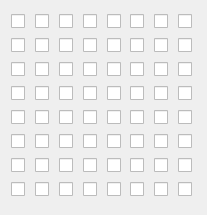
<?xml version="1.0" encoding="UTF-8"?>
<ui version="4.0">
 <class>Matrix88</class>
 <widget class="QWidget" name="Matrix88">
  <property name="geometry">
   <rect>
    <x>0</x>
    <y>0</y>
    <width>207</width>
    <height>215</height>
   </rect>
  </property>
  <property name="windowTitle">
   <string>Form</string>
  </property>
  <layout class="QGridLayout" name="gridLayout">
   <item row="0" column="0">
    <widget class="QCheckBox" name="pixel11">
     <property name="text">
      <string/>
     </property>
    </widget>
   </item>
   <item row="0" column="1">
    <widget class="QCheckBox" name="pixel12">
     <property name="text">
      <string/>
     </property>
    </widget>
   </item>
   <item row="0" column="2">
    <widget class="QCheckBox" name="pixel13">
     <property name="text">
      <string/>
     </property>
    </widget>
   </item>
   <item row="0" column="3">
    <widget class="QCheckBox" name="pixel14">
     <property name="text">
      <string/>
     </property>
    </widget>
   </item>
   <item row="0" column="4">
    <widget class="QCheckBox" name="pixel15">
     <property name="text">
      <string/>
     </property>
    </widget>
   </item>
   <item row="0" column="5">
    <widget class="QCheckBox" name="pixel16">
     <property name="text">
      <string/>
     </property>
    </widget>
   </item>
   <item row="0" column="6">
    <widget class="QCheckBox" name="pixel17">
     <property name="text">
      <string/>
     </property>
    </widget>
   </item>
   <item row="0" column="7">
    <widget class="QCheckBox" name="pixel18">
     <property name="text">
      <string/>
     </property>
    </widget>
   </item>
   <item row="1" column="0">
    <widget class="QCheckBox" name="pixel21">
     <property name="text">
      <string/>
     </property>
    </widget>
   </item>
   <item row="1" column="1">
    <widget class="QCheckBox" name="pixel22">
     <property name="text">
      <string/>
     </property>
    </widget>
   </item>
   <item row="1" column="2">
    <widget class="QCheckBox" name="pixel23">
     <property name="text">
      <string/>
     </property>
    </widget>
   </item>
   <item row="1" column="3">
    <widget class="QCheckBox" name="pixel24">
     <property name="text">
      <string/>
     </property>
    </widget>
   </item>
   <item row="1" column="4">
    <widget class="QCheckBox" name="pixel25">
     <property name="text">
      <string/>
     </property>
    </widget>
   </item>
   <item row="1" column="5">
    <widget class="QCheckBox" name="pixel26">
     <property name="text">
      <string/>
     </property>
    </widget>
   </item>
   <item row="1" column="6">
    <widget class="QCheckBox" name="pixel27">
     <property name="text">
      <string/>
     </property>
    </widget>
   </item>
   <item row="1" column="7">
    <widget class="QCheckBox" name="pixel28">
     <property name="text">
      <string/>
     </property>
    </widget>
   </item>
   <item row="2" column="0">
    <widget class="QCheckBox" name="pixel31">
     <property name="text">
      <string/>
     </property>
    </widget>
   </item>
   <item row="2" column="1">
    <widget class="QCheckBox" name="pixel32">
     <property name="text">
      <string/>
     </property>
    </widget>
   </item>
   <item row="2" column="2">
    <widget class="QCheckBox" name="pixel33">
     <property name="text">
      <string/>
     </property>
    </widget>
   </item>
   <item row="2" column="3">
    <widget class="QCheckBox" name="pixel34">
     <property name="text">
      <string/>
     </property>
    </widget>
   </item>
   <item row="2" column="4">
    <widget class="QCheckBox" name="pixel35">
     <property name="text">
      <string/>
     </property>
    </widget>
   </item>
   <item row="2" column="5">
    <widget class="QCheckBox" name="pixel36">
     <property name="text">
      <string/>
     </property>
    </widget>
   </item>
   <item row="2" column="6">
    <widget class="QCheckBox" name="pixel37">
     <property name="text">
      <string/>
     </property>
    </widget>
   </item>
   <item row="2" column="7">
    <widget class="QCheckBox" name="pixel38">
     <property name="text">
      <string/>
     </property>
    </widget>
   </item>
   <item row="3" column="0">
    <widget class="QCheckBox" name="pixel41">
     <property name="text">
      <string/>
     </property>
    </widget>
   </item>
   <item row="3" column="1">
    <widget class="QCheckBox" name="pixel42">
     <property name="text">
      <string/>
     </property>
    </widget>
   </item>
   <item row="3" column="2">
    <widget class="QCheckBox" name="pixel43">
     <property name="text">
      <string/>
     </property>
    </widget>
   </item>
   <item row="3" column="3">
    <widget class="QCheckBox" name="pixel44">
     <property name="text">
      <string/>
     </property>
    </widget>
   </item>
   <item row="3" column="4">
    <widget class="QCheckBox" name="pixel45">
     <property name="text">
      <string/>
     </property>
    </widget>
   </item>
   <item row="3" column="5">
    <widget class="QCheckBox" name="pixel46">
     <property name="text">
      <string/>
     </property>
    </widget>
   </item>
   <item row="3" column="6">
    <widget class="QCheckBox" name="pixel47">
     <property name="text">
      <string/>
     </property>
    </widget>
   </item>
   <item row="3" column="7">
    <widget class="QCheckBox" name="pixel48">
     <property name="text">
      <string/>
     </property>
    </widget>
   </item>
   <item row="4" column="0">
    <widget class="QCheckBox" name="pixel51">
     <property name="text">
      <string/>
     </property>
    </widget>
   </item>
   <item row="4" column="1">
    <widget class="QCheckBox" name="pixel52">
     <property name="text">
      <string/>
     </property>
    </widget>
   </item>
   <item row="4" column="2">
    <widget class="QCheckBox" name="pixel53">
     <property name="text">
      <string/>
     </property>
    </widget>
   </item>
   <item row="4" column="3">
    <widget class="QCheckBox" name="pixel54">
     <property name="text">
      <string/>
     </property>
    </widget>
   </item>
   <item row="4" column="4">
    <widget class="QCheckBox" name="pixel55">
     <property name="text">
      <string/>
     </property>
    </widget>
   </item>
   <item row="4" column="5">
    <widget class="QCheckBox" name="pixel56">
     <property name="text">
      <string/>
     </property>
    </widget>
   </item>
   <item row="4" column="6">
    <widget class="QCheckBox" name="pixel57">
     <property name="text">
      <string/>
     </property>
    </widget>
   </item>
   <item row="4" column="7">
    <widget class="QCheckBox" name="pixel58">
     <property name="text">
      <string/>
     </property>
    </widget>
   </item>
   <item row="5" column="0">
    <widget class="QCheckBox" name="pixel61">
     <property name="text">
      <string/>
     </property>
    </widget>
   </item>
   <item row="5" column="1">
    <widget class="QCheckBox" name="pixel62">
     <property name="text">
      <string/>
     </property>
    </widget>
   </item>
   <item row="5" column="2">
    <widget class="QCheckBox" name="pixel63">
     <property name="text">
      <string/>
     </property>
    </widget>
   </item>
   <item row="5" column="3">
    <widget class="QCheckBox" name="pixel64">
     <property name="text">
      <string/>
     </property>
    </widget>
   </item>
   <item row="5" column="4">
    <widget class="QCheckBox" name="pixel65">
     <property name="text">
      <string/>
     </property>
    </widget>
   </item>
   <item row="5" column="5">
    <widget class="QCheckBox" name="pixel66">
     <property name="text">
      <string/>
     </property>
    </widget>
   </item>
   <item row="5" column="6">
    <widget class="QCheckBox" name="pixel67">
     <property name="text">
      <string/>
     </property>
    </widget>
   </item>
   <item row="5" column="7">
    <widget class="QCheckBox" name="pixel68">
     <property name="text">
      <string/>
     </property>
    </widget>
   </item>
   <item row="6" column="0">
    <widget class="QCheckBox" name="pixel71">
     <property name="text">
      <string/>
     </property>
    </widget>
   </item>
   <item row="6" column="1">
    <widget class="QCheckBox" name="pixel72">
     <property name="text">
      <string/>
     </property>
    </widget>
   </item>
   <item row="6" column="2">
    <widget class="QCheckBox" name="pixel73">
     <property name="text">
      <string/>
     </property>
    </widget>
   </item>
   <item row="6" column="3">
    <widget class="QCheckBox" name="pixel74">
     <property name="text">
      <string/>
     </property>
    </widget>
   </item>
   <item row="6" column="4">
    <widget class="QCheckBox" name="pixel75">
     <property name="text">
      <string/>
     </property>
    </widget>
   </item>
   <item row="6" column="5">
    <widget class="QCheckBox" name="pixel76">
     <property name="text">
      <string/>
     </property>
    </widget>
   </item>
   <item row="6" column="6">
    <widget class="QCheckBox" name="pixel77">
     <property name="text">
      <string/>
     </property>
    </widget>
   </item>
   <item row="6" column="7">
    <widget class="QCheckBox" name="pixel78">
     <property name="text">
      <string/>
     </property>
    </widget>
   </item>
   <item row="7" column="0">
    <widget class="QCheckBox" name="pixel81">
     <property name="text">
      <string/>
     </property>
    </widget>
   </item>
   <item row="7" column="1">
    <widget class="QCheckBox" name="pixel82">
     <property name="text">
      <string/>
     </property>
    </widget>
   </item>
   <item row="7" column="2">
    <widget class="QCheckBox" name="pixel83">
     <property name="text">
      <string/>
     </property>
    </widget>
   </item>
   <item row="7" column="3">
    <widget class="QCheckBox" name="pixel84">
     <property name="text">
      <string/>
     </property>
    </widget>
   </item>
   <item row="7" column="4">
    <widget class="QCheckBox" name="pixel85">
     <property name="text">
      <string/>
     </property>
    </widget>
   </item>
   <item row="7" column="5">
    <widget class="QCheckBox" name="pixel86">
     <property name="text">
      <string/>
     </property>
    </widget>
   </item>
   <item row="7" column="6">
    <widget class="QCheckBox" name="pixel87">
     <property name="text">
      <string/>
     </property>
    </widget>
   </item>
   <item row="7" column="7">
    <widget class="QCheckBox" name="pixel88">
     <property name="text">
      <string/>
     </property>
    </widget>
   </item>
  </layout>
 </widget>
 <resources/>
 <connections/>
</ui>
